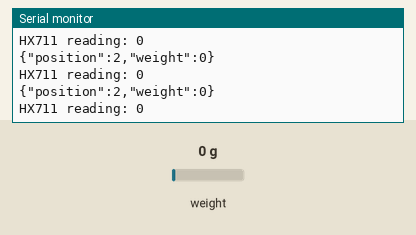
Bench run of a sketch on a simulated ESP8266 (NodeMCU). Shown: the last lines printed to the serial monitor. The test bench sets the inputs (shaded band); at power-on: weight on the scale 0 g. WiFi joins after 1.5 s; servers stay silent unless stated; no MQTT or app messages arrive unless stated.

Above: at 2.7 s.
2.8 s: weight on the scale set to 100 g
At 2.99 s:
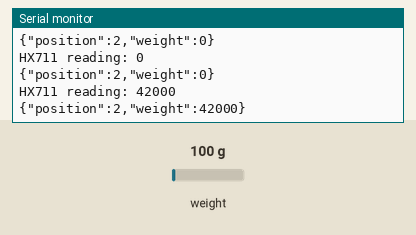
4.3 s: weight on the scale set to 1250 g
At 4.3 s:
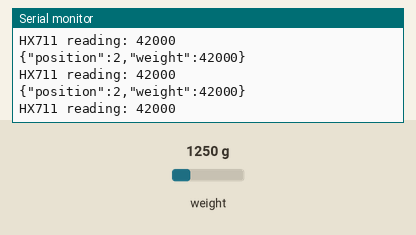
Timing chart, 0 to 7.3 s (numbered marks = the images above; inputs shaded):
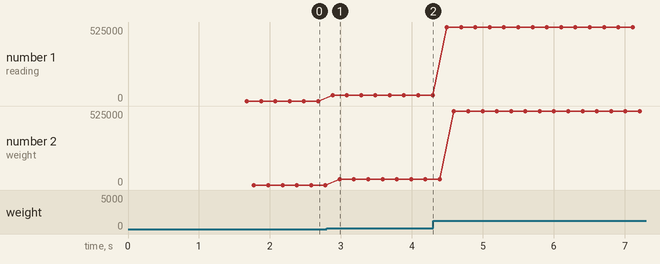

Measured:
- after the input at 2.8 s, the serial monitor: prints a new line after 0.08 s (image 1)
- plotted number 1: 0 → 42000 after the input at 2.8 s, 42000 → 525000 after the input at 4.3 s
- plotted number 2: 0 → 42000 after the input at 2.8 s, 42000 → 525000 after the input at 4.3 s

The sketch:

esp8266-mqtt-weight.ino
```cpp
#include <FS.h>
#include<ESP8266WiFi.h>

#include <DNSServer.h>
#include <ESP8266WebServer.h>
#include <WiFiManager.h>         //https://github.com/tzapu/WiFiManager

#include <PubSubClient.h>
#include "HX711.h"

#include<ArduinoJson.h>  //ArduinoJson6

#include <ESP8266mDNS.h>
#include <WiFiUdp.h>
#include <ArduinoOTA.h>

const char* ApName = "Esp-Mqtt-Weight-2";
const char* topics = "/weight/2";
byte point = 2;
String json ="";
IPAddress server(192, 168, 77, 9);
const int LOADCELL_DOUT_PIN = D1;
const int LOADCELL_SCK_PIN = D2;
long  weight = 0;
HX711 scale;
WiFiClient wclient;
PubSubClient client(wclient, server);
//DynamicJsonDocument doc(1024);
StaticJsonDocument<256> doc;

void setup() {
  Serial.begin(115200);

  delay(10);
  scale.begin(LOADCELL_DOUT_PIN, LOADCELL_SCK_PIN);
  delay(10);

  WiFiManager wifimanager;
  wifimanager.setBreakAfterConfig(true);
  if (!wifimanager.autoConnect(ApName)) {
    Serial.println("failed to connect, we should reset as see if it connects");
    delay(3000);
    ESP.reset();
    delay(5000);
  }


   ArduinoOTA.onStart([]() {
    String type;
    if (ArduinoOTA.getCommand() == U_FLASH) {
      type = "sketch";
    } else { // U_SPIFFS
      type = "filesystem";
    }

    // NOTE: if updating SPIFFS this would be the place to unmount SPIFFS using SPIFFS.end()
    Serial.println("Start updating " + type);
  });
  ArduinoOTA.onEnd([]() {
    Serial.println("\nEnd");
  });
  ArduinoOTA.onProgress([](unsigned int progress, unsigned int total) {
    Serial.printf("Progress: %u%%\r", (progress / (total / 100)));
  });
  ArduinoOTA.onError([](ota_error_t error) {
    Serial.printf("Error[%u]: ", error);
    if (error == OTA_AUTH_ERROR) {
      Serial.println("Auth Failed");
    } else if (error == OTA_BEGIN_ERROR) {
      Serial.println("Begin Failed");
    } else if (error == OTA_CONNECT_ERROR) {
      Serial.println("Connect Failed");
    } else if (error == OTA_RECEIVE_ERROR) {
      Serial.println("Receive Failed");
    } else if (error == OTA_END_ERROR) {
      Serial.println("End Failed");
    }
  });
  ArduinoOTA.begin();

  Serial.println("Connected!");
  Serial.print("local ip:");
  Serial.println(WiFi.localIP());


}

void loop() {
  if(WiFi.status()!=WL_CONNECTED){
     delay(3000);
     ESP.reset();
     delay(5000);
  }
  if(WiFi.status()==WL_CONNECTED){
    if(!client.connected()){
      if(client.connect(ApName)){
        Serial.println("MQTT conected!");
      }
    }
    if(client.connected()){
      client.loop();
    }

  }

//  DynamicJsonDocument doc(1024);
  doc["position"] = point;
  doc["weight"] = readweight();
  serializeJson(doc,json);
  client.publish(topics,json);
  Serial.println(json);
  json = "";

  ArduinoOTA.handle();

}

long readweight(){
      if (scale.is_ready()) {
      weight  = scale.read();
      Serial.print("HX711 reading: ");
      Serial.println(weight);
    } else {
      weight = 0;
      Serial.println("HX711 not found.");
    }

    delay(100);
    return weight;
  }
```
